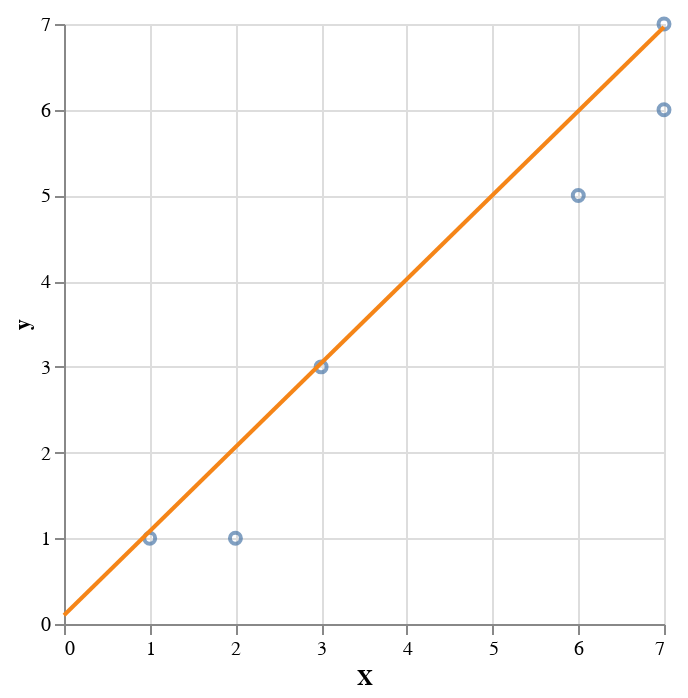

Here is the notebook cell this chart was saved with:
### Markdown cell above
**Question 2.1**
<br> {points: 1}

Use the graph below to roughly calculate the average squared vertical distance between the points and the orange line ("Line B" above). **Read values of the graph to a precision of 0.25** (e.g. 1, 1.25, 1.5, 1.75, 2). We reprint the plot for you with only a single line to make it easier to estimate the locations on the graph.

*Save your answer to a variable named `answer2_1`.*

### Code cell
base + alt.Chart(lines[lines['Name'] == 'Line B']).mark_line(color='#f58518').encode(
    x='X',
    y='y',
)

### Figure 1 — Vega-Lite specification as saved in the notebook (floating-point values rounded to 4 significant figures)
{"config": {"view": {"continuousWidth": 300, "continuousHeight": 300}}, "layer": [{"data": {"name": "data-fc712e376d10b53a6f46adb2694617be"}, "mark": {"type": "point"}, "encoding": {"x": {"field": "X", "type": "quantitative"}, "y": {"field": "y", "type": "quantitative"}}}, {"data": {"name": "data-bd8dbbf3952d507f93dbc537897153cd"}, "mark": {"type": "line", "color": "#f58518"}, "encoding": {"x": {"field": "X", "type": "quantitative"}, "y": {"field": "y", "type": "quantitative"}}}], "$schema": "https://vega.github.io/schema/vega-lite/v5.8.0.json", "datasets": {"data-fc712e376d10b53a6f46adb2694617be": [{"X": 1, "y": 1}, {"X": 2, "y": 1}, {"X": 3, "y": 3}, {"X": 6, "y": 5}, {"X": 7, "y": 7}, {"X": 7, "y": 6}], "data-bd8dbbf3952d507f93dbc537897153cd": [{"X": 0.0, "y": 0.1022, "Name": "Line B"}, {"X": 7.0, "y": 6.965, "Name": "Line B"}]}}
